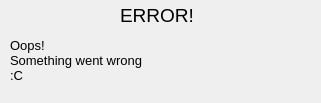
<?xml version="1.0" encoding="UTF-8"?>
<ui version="4.0">
 <class>ErrorDialog</class>
 <widget class="QDialog" name="ErrorDialog">
  <property name="geometry">
   <rect>
    <x>0</x>
    <y>0</y>
    <width>321</width>
    <height>103</height>
   </rect>
  </property>
  <property name="windowTitle">
   <string>Error</string>
  </property>
  <widget class="QLabel" name="label">
   <property name="geometry">
    <rect>
     <x>120</x>
     <y>0</y>
     <width>81</width>
     <height>31</height>
    </rect>
   </property>
   <property name="font">
    <font>
     <pointsize>14</pointsize>
    </font>
   </property>
   <property name="text">
    <string>ERROR!</string>
   </property>
  </widget>
  <widget class="QLabel" name="label_2">
   <property name="geometry">
    <rect>
     <x>10</x>
     <y>30</y>
     <width>301</width>
     <height>61</height>
    </rect>
   </property>
   <property name="font">
    <font>
     <pointsize>10</pointsize>
    </font>
   </property>
   <property name="text">
    <string>Oops!
Something went wrong
:C</string>
   </property>
  </widget>
 </widget>
 <resources/>
 <connections/>
</ui>
